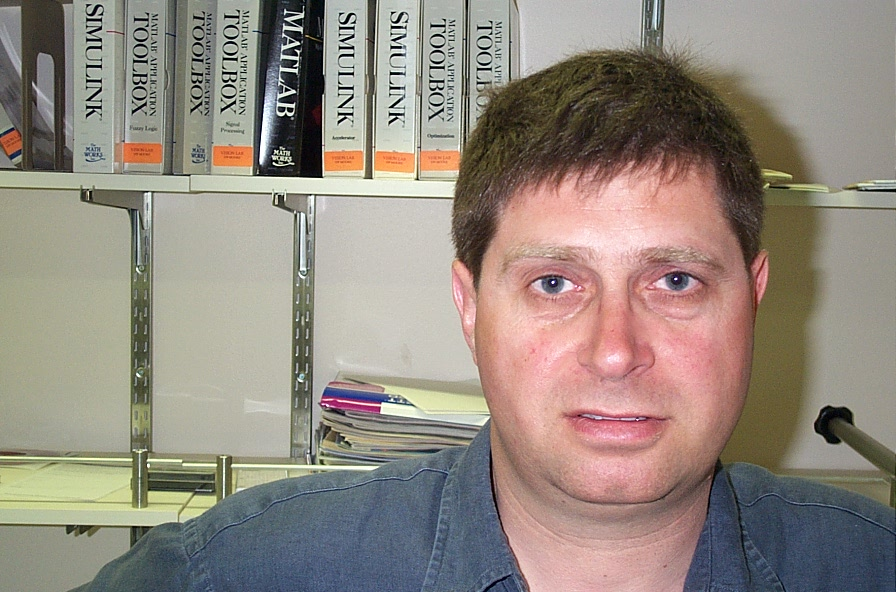
#> input picture application/training_data/caltech_faces/person_001/image_0001.jpg, 896 x 592 px; its folder holds 3 pictures in this run
$ python datasets.py
#> lines starting #> are read from the running program, lines starting #| are printed output that depends on the picture
#!/usr/bin/env python
# coding: utf-8

# In[3]:


import cv2
import numpy
import glob
from PIL import Image as PImage
def load_images_from_folders(folders=glob.glob('E:\\MY PROJECT\\caltech_faces\\*')):
    folders = glob.glob('E:\\MY PROJECT\\caltech_faces\\*')
    imagenames_list = []
    for folder in folders:
        for img in glob.glob(folder+'/*.jpg'):
            img = PImage.open(img)
#> img is the input picture: PIL image 896x592 RGB; mean R, G, B 147.2, 137.2, 127.6
            imagenames_list.append(img)
    return imagenames_list
imagenames_list=load_images_from_folders()
imagenames_list[2].show()
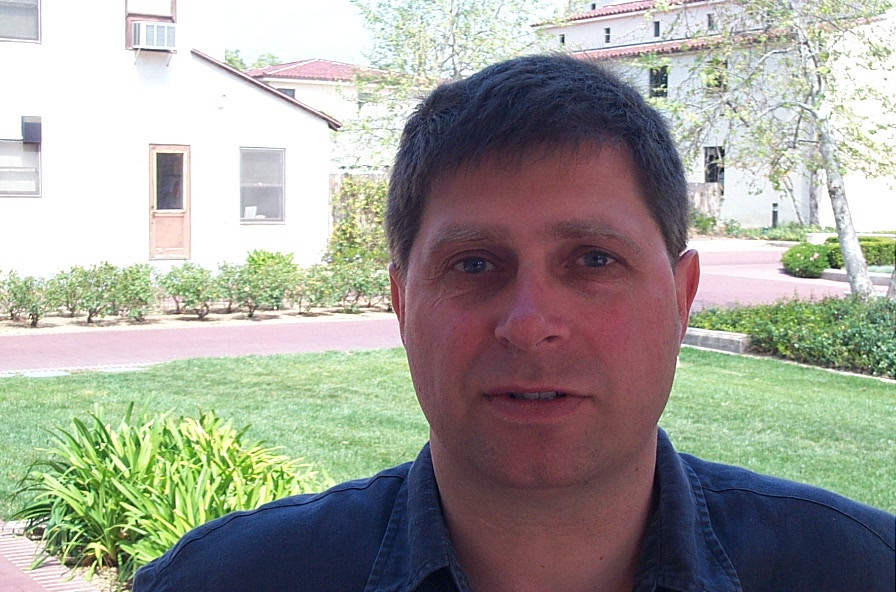
#> shown: PIL image 896x592 RGB; mean R, G, B 159.7, 159.9, 151.3

#Glob allows you to query files like you would in a terminal.
#Once you have Glob you could save all of the file names to a list and
#then loop through this list reading your images (NumPy arrays) into a new list.
